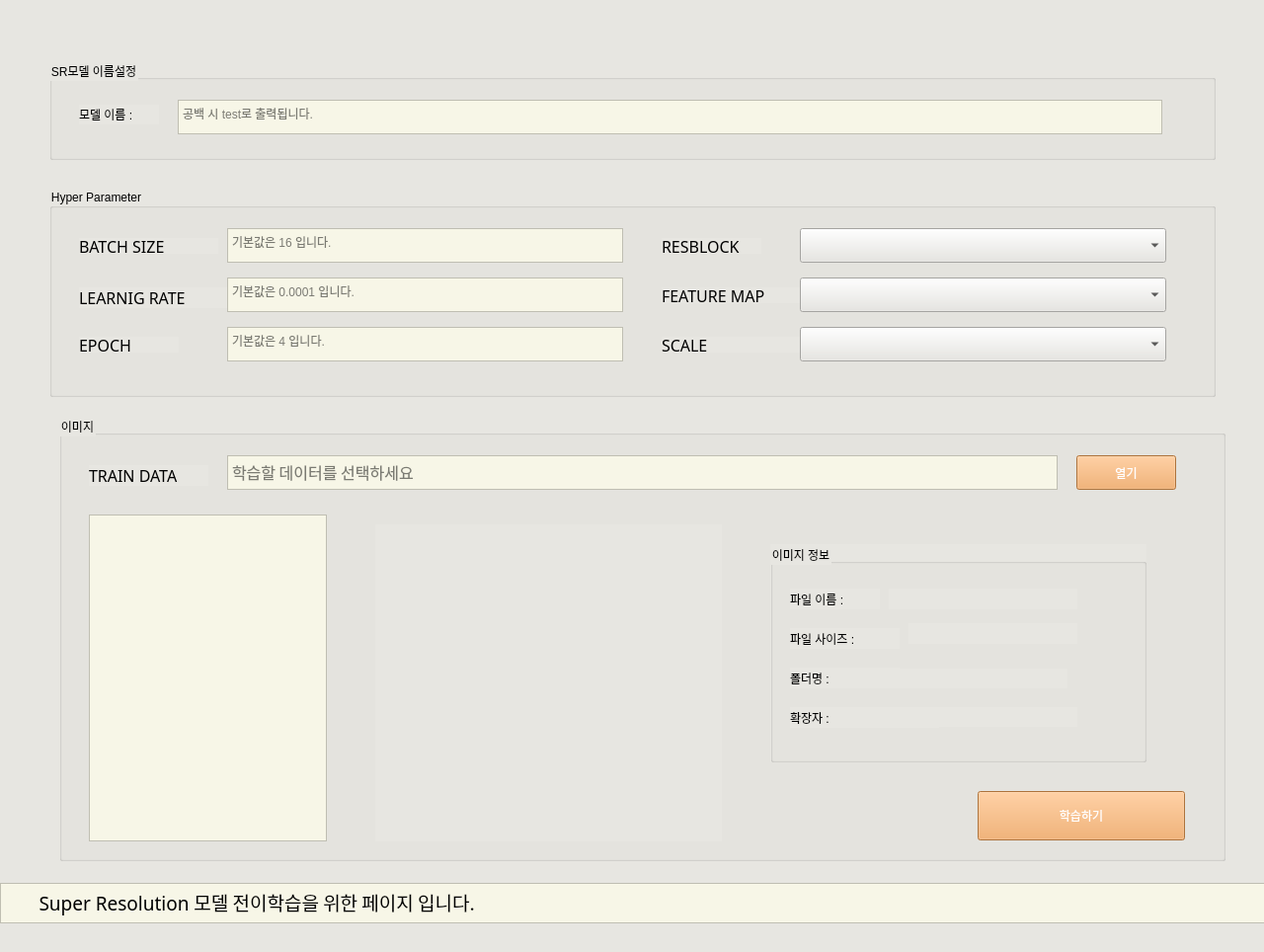
<?xml version="1.0" encoding="UTF-8"?>
<ui version="4.0">
 <class>MainWindow</class>
 <widget class="QMainWindow" name="MainWindow">
  <property name="enabled">
   <bool>true</bool>
  </property>
  <property name="geometry">
   <rect>
    <x>0</x>
    <y>0</y>
    <width>1280</width>
    <height>964</height>
   </rect>
  </property>
  <property name="sizePolicy">
   <sizepolicy hsizetype="Fixed" vsizetype="Fixed">
    <horstretch>0</horstretch>
    <verstretch>0</verstretch>
   </sizepolicy>
  </property>
  <property name="windowTitle">
   <string>MainWindow</string>
  </property>
  <property name="styleSheet">
   <string notr="true">font: 75 12pt &quot;나눔스퀘어라운드 Bold&quot;;
background-color:  #e7e6e1</string>
  </property>
  <widget class="QWidget" name="centralwidget">
   <widget class="QGroupBox" name="groupBox">
    <property name="geometry">
     <rect>
      <x>50</x>
      <y>61</y>
      <width>1181</width>
      <height>101</height>
     </rect>
    </property>
    <property name="title">
     <string>SR모델 이름설정</string>
    </property>
    <widget class="QLabel" name="label">
     <property name="geometry">
      <rect>
       <x>30</x>
       <y>45</y>
       <width>81</width>
       <height>20</height>
      </rect>
     </property>
     <property name="text">
      <string>모델 이름 : </string>
     </property>
    </widget>
    <widget class="QTextEdit" name="modelnametextEdit">
     <property name="geometry">
      <rect>
       <x>130</x>
       <y>40</y>
       <width>997</width>
       <height>35</height>
      </rect>
     </property>
     <property name="styleSheet">
      <string notr="true">background-color: #f7f6e7</string>
     </property>
     <property name="placeholderText">
      <string>공백 시 test로 출력됩니다.</string>
     </property>
    </widget>
   </widget>
   <widget class="QGroupBox" name="groupBox_2">
    <property name="geometry">
     <rect>
      <x>50</x>
      <y>191</y>
      <width>1181</width>
      <height>211</height>
     </rect>
    </property>
    <property name="title">
     <string>Hyper Parameter</string>
    </property>
    <widget class="QLabel" name="label_6">
     <property name="geometry">
      <rect>
       <x>30</x>
       <y>50</y>
       <width>141</width>
       <height>16</height>
      </rect>
     </property>
     <property name="font">
      <font>
       <family>나눔스퀘어라운드 Bold</family>
       <pointsize>12</pointsize>
       <weight>9</weight>
       <italic>false</italic>
       <bold>false</bold>
      </font>
     </property>
     <property name="styleSheet">
      <string notr="true"/>
     </property>
     <property name="text">
      <string>BATCH SIZE</string>
     </property>
    </widget>
    <widget class="QTextEdit" name="batchtextEdit">
     <property name="geometry">
      <rect>
       <x>180</x>
       <y>40</y>
       <width>401</width>
       <height>35</height>
      </rect>
     </property>
     <property name="styleSheet">
      <string notr="true">background-color: #f7f6e7</string>
     </property>
     <property name="placeholderText">
      <string>기본값은 16 입니다.</string>
     </property>
    </widget>
    <widget class="QLabel" name="label_23">
     <property name="geometry">
      <rect>
       <x>30</x>
       <y>100</y>
       <width>151</width>
       <height>21</height>
      </rect>
     </property>
     <property name="font">
      <font>
       <family>나눔스퀘어라운드 Bold</family>
       <pointsize>12</pointsize>
       <weight>9</weight>
       <italic>false</italic>
       <bold>false</bold>
      </font>
     </property>
     <property name="text">
      <string>LEARNIG RATE</string>
     </property>
    </widget>
    <widget class="QTextEdit" name="learningtextEdit">
     <property name="geometry">
      <rect>
       <x>180</x>
       <y>90</y>
       <width>401</width>
       <height>35</height>
      </rect>
     </property>
     <property name="styleSheet">
      <string notr="true">background-color: #f7f6e7</string>
     </property>
     <property name="placeholderText">
      <string>기본값은 0.0001 입니다.</string>
     </property>
    </widget>
    <widget class="QLabel" name="label_22">
     <property name="geometry">
      <rect>
       <x>30</x>
       <y>150</y>
       <width>101</width>
       <height>16</height>
      </rect>
     </property>
     <property name="font">
      <font>
       <family>나눔스퀘어라운드 Bold</family>
       <pointsize>12</pointsize>
       <weight>9</weight>
       <italic>false</italic>
       <bold>false</bold>
      </font>
     </property>
     <property name="text">
      <string>EPOCH</string>
     </property>
    </widget>
    <widget class="QTextEdit" name="epochtextEdit">
     <property name="geometry">
      <rect>
       <x>180</x>
       <y>140</y>
       <width>401</width>
       <height>35</height>
      </rect>
     </property>
     <property name="styleSheet">
      <string notr="true">background-color: #f7f6e7</string>
     </property>
     <property name="placeholderText">
      <string>기본값은 4 입니다.</string>
     </property>
    </widget>
    <widget class="QLabel" name="label_24">
     <property name="geometry">
      <rect>
       <x>620</x>
       <y>50</y>
       <width>101</width>
       <height>16</height>
      </rect>
     </property>
     <property name="font">
      <font>
       <family>나눔스퀘어라운드 Bold</family>
       <pointsize>12</pointsize>
       <weight>9</weight>
       <italic>false</italic>
       <bold>false</bold>
      </font>
     </property>
     <property name="text">
      <string>RESBLOCK</string>
     </property>
    </widget>
    <widget class="QLabel" name="label_25">
     <property name="geometry">
      <rect>
       <x>620</x>
       <y>100</y>
       <width>141</width>
       <height>16</height>
      </rect>
     </property>
     <property name="font">
      <font>
       <family>나눔스퀘어라운드 Bold</family>
       <pointsize>12</pointsize>
       <weight>9</weight>
       <italic>false</italic>
       <bold>false</bold>
      </font>
     </property>
     <property name="text">
      <string>FEATURE MAP</string>
     </property>
    </widget>
    <widget class="QLabel" name="label_26">
     <property name="geometry">
      <rect>
       <x>620</x>
       <y>150</y>
       <width>141</width>
       <height>16</height>
      </rect>
     </property>
     <property name="font">
      <font>
       <family>나눔스퀘어라운드 Bold</family>
       <pointsize>12</pointsize>
       <weight>9</weight>
       <italic>false</italic>
       <bold>false</bold>
      </font>
     </property>
     <property name="text">
      <string>SCALE</string>
     </property>
    </widget>
    <widget class="QComboBox" name="resblockcombobox">
     <property name="geometry">
      <rect>
       <x>760</x>
       <y>40</y>
       <width>371</width>
       <height>35</height>
      </rect>
     </property>
     <property name="cursor">
      <cursorShape>PointingHandCursor</cursorShape>
     </property>
    </widget>
    <widget class="QComboBox" name="featurecombobox">
     <property name="geometry">
      <rect>
       <x>760</x>
       <y>90</y>
       <width>371</width>
       <height>35</height>
      </rect>
     </property>
     <property name="cursor">
      <cursorShape>PointingHandCursor</cursorShape>
     </property>
    </widget>
    <widget class="QComboBox" name="scalecombobox">
     <property name="geometry">
      <rect>
       <x>760</x>
       <y>140</y>
       <width>371</width>
       <height>35</height>
      </rect>
     </property>
     <property name="cursor">
      <cursorShape>PointingHandCursor</cursorShape>
     </property>
    </widget>
   </widget>
   <widget class="QGroupBox" name="groupBox_3">
    <property name="geometry">
     <rect>
      <x>60</x>
      <y>421</y>
      <width>1181</width>
      <height>451</height>
     </rect>
    </property>
    <property name="title">
     <string>이미지</string>
    </property>
    <widget class="QLabel" name="label_4">
     <property name="geometry">
      <rect>
       <x>30</x>
       <y>50</y>
       <width>121</width>
       <height>21</height>
      </rect>
     </property>
     <property name="font">
      <font>
       <family>나눔스퀘어라운드 Bold</family>
       <pointsize>12</pointsize>
       <weight>9</weight>
       <italic>false</italic>
       <bold>false</bold>
      </font>
     </property>
     <property name="text">
      <string>TRAIN DATA</string>
     </property>
    </widget>
    <widget class="QTextEdit" name="traindatatextEdit">
     <property name="geometry">
      <rect>
       <x>170</x>
       <y>40</y>
       <width>841</width>
       <height>35</height>
      </rect>
     </property>
     <property name="font">
      <font>
       <family>나눔스퀘어라운드 Bold</family>
       <pointsize>12</pointsize>
       <weight>9</weight>
       <italic>false</italic>
       <bold>false</bold>
      </font>
     </property>
     <property name="styleSheet">
      <string notr="true">background-color: #f7f6e7</string>
     </property>
     <property name="html">
      <string>&lt;!DOCTYPE HTML PUBLIC &quot;-//W3C//DTD HTML 4.0//EN&quot; &quot;http://www.w3.org/TR/REC-html40/strict.dtd&quot;&gt;
&lt;html&gt;&lt;head&gt;&lt;meta name=&quot;qrichtext&quot; content=&quot;1&quot; /&gt;&lt;style type=&quot;text/css&quot;&gt;
p, li { white-space: pre-wrap; }
&lt;/style&gt;&lt;/head&gt;&lt;body style=&quot; font-family:'나눔스퀘어라운드 Bold'; font-size:12pt; font-weight:72; font-style:normal;&quot;&gt;
&lt;p style=&quot;-qt-paragraph-type:empty; margin-top:0px; margin-bottom:0px; margin-left:0px; margin-right:0px; -qt-block-indent:0; text-indent:0px; font-family:'Gulim'; font-size:9pt; font-weight:400;&quot;&gt;&lt;br /&gt;&lt;/p&gt;&lt;/body&gt;&lt;/html&gt;</string>
     </property>
     <property name="placeholderText">
      <string>학습할 데이터를 선택하세요</string>
     </property>
    </widget>
    <widget class="QPushButton" name="traindataButton">
     <property name="geometry">
      <rect>
       <x>1030</x>
       <y>40</y>
       <width>101</width>
       <height>35</height>
      </rect>
     </property>
     <property name="cursor">
      <cursorShape>PointingHandCursor</cursorShape>
     </property>
     <property name="styleSheet">
      <string notr="true">background-color:  #f2a154;
color: rgb(255, 255, 255);</string>
     </property>
     <property name="text">
      <string>열기</string>
     </property>
    </widget>
    <widget class="QLabel" name="createSRDataImg">
     <property name="geometry">
      <rect>
       <x>320</x>
       <y>110</y>
       <width>351</width>
       <height>321</height>
      </rect>
     </property>
     <property name="text">
      <string/>
     </property>
    </widget>
    <widget class="QTreeView" name="treeView">
     <property name="geometry">
      <rect>
       <x>30</x>
       <y>100</y>
       <width>241</width>
       <height>331</height>
      </rect>
     </property>
     <property name="styleSheet">
      <string notr="true">background-color: #f7f6e7</string>
     </property>
    </widget>
    <widget class="QGroupBox" name="groupBox_4">
     <property name="geometry">
      <rect>
       <x>720</x>
       <y>130</y>
       <width>381</width>
       <height>221</height>
      </rect>
     </property>
     <property name="title">
      <string>이미지 정보</string>
     </property>
     <widget class="QLabel" name="label_2">
      <property name="geometry">
       <rect>
        <x>20</x>
        <y>45</y>
        <width>91</width>
        <height>21</height>
       </rect>
      </property>
      <property name="text">
       <string>파일 이름 :</string>
      </property>
     </widget>
     <widget class="QLabel" name="label_5">
      <property name="geometry">
       <rect>
        <x>20</x>
        <y>85</y>
        <width>111</width>
        <height>21</height>
       </rect>
      </property>
      <property name="text">
       <string>파일 사이즈 :</string>
      </property>
     </widget>
     <widget class="QLabel" name="label_7">
      <property name="geometry">
       <rect>
        <x>20</x>
        <y>165</y>
        <width>151</width>
        <height>21</height>
       </rect>
      </property>
      <property name="text">
       <string>확장자 :</string>
      </property>
     </widget>
     <widget class="QLabel" name="label_8">
      <property name="geometry">
       <rect>
        <x>20</x>
        <y>125</y>
        <width>111</width>
        <height>21</height>
       </rect>
      </property>
      <property name="text">
       <string>폴더명 : </string>
      </property>
     </widget>
     <widget class="QLabel" name="imgWH">
      <property name="geometry">
       <rect>
        <x>140</x>
        <y>80</y>
        <width>171</width>
        <height>21</height>
       </rect>
      </property>
      <property name="text">
       <string/>
      </property>
     </widget>
     <widget class="QLabel" name="imgFN">
      <property name="geometry">
       <rect>
        <x>120</x>
        <y>45</y>
        <width>191</width>
        <height>21</height>
       </rect>
      </property>
      <property name="text">
       <string/>
      </property>
     </widget>
     <widget class="QLabel" name="imgCN">
      <property name="geometry">
       <rect>
        <x>100</x>
        <y>126</y>
        <width>201</width>
        <height>20</height>
       </rect>
      </property>
      <property name="text">
       <string/>
      </property>
     </widget>
     <widget class="QLabel" name="imgEX">
      <property name="geometry">
       <rect>
        <x>100</x>
        <y>165</y>
        <width>211</width>
        <height>20</height>
       </rect>
      </property>
      <property name="text">
       <string/>
      </property>
     </widget>
    </widget>
    <widget class="QPushButton" name="pushButton">
     <property name="geometry">
      <rect>
       <x>930</x>
       <y>380</y>
       <width>210</width>
       <height>50</height>
      </rect>
     </property>
     <property name="cursor">
      <cursorShape>PointingHandCursor</cursorShape>
     </property>
     <property name="styleSheet">
      <string notr="true">background-color:  #f2a154;
color: rgb(255, 255, 255);</string>
     </property>
     <property name="text">
      <string>학습하기</string>
     </property>
    </widget>
   </widget>
   <widget class="QTextEdit" name="description">
    <property name="geometry">
     <rect>
      <x>0</x>
      <y>894</y>
      <width>1291</width>
      <height>41</height>
     </rect>
    </property>
    <property name="font">
     <font>
      <family>나눔스퀘어라운드 Bold</family>
      <pointsize>12</pointsize>
      <weight>9</weight>
      <italic>false</italic>
      <bold>false</bold>
     </font>
    </property>
    <property name="styleSheet">
     <string notr="true">background-color: #f7f6e7</string>
    </property>
    <property name="readOnly">
     <bool>true</bool>
    </property>
    <property name="html">
     <string>&lt;!DOCTYPE HTML PUBLIC &quot;-//W3C//DTD HTML 4.0//EN&quot; &quot;http://www.w3.org/TR/REC-html40/strict.dtd&quot;&gt;
&lt;html&gt;&lt;head&gt;&lt;meta name=&quot;qrichtext&quot; content=&quot;1&quot; /&gt;&lt;style type=&quot;text/css&quot;&gt;
p, li { white-space: pre-wrap; }
&lt;/style&gt;&lt;/head&gt;&lt;body style=&quot; font-family:'나눔스퀘어라운드 Bold'; font-size:12pt; font-weight:72; font-style:normal;&quot;&gt;
&lt;p style=&quot; margin-top:0px; margin-bottom:0px; margin-left:0px; margin-right:0px; -qt-block-indent:0; text-indent:0px;&quot;&gt;&lt;span style=&quot; font-size:14pt;&quot;&gt;       Super Resolution 모델 전이학습을 위한 페이지 입니다.&lt;/span&gt;&lt;/p&gt;&lt;/body&gt;&lt;/html&gt;</string>
    </property>
    <property name="placeholderText">
     <string/>
    </property>
   </widget>
  </widget>
  <widget class="QStatusBar" name="statusbar"/>
 </widget>
 <resources/>
 <connections/>
</ui>
